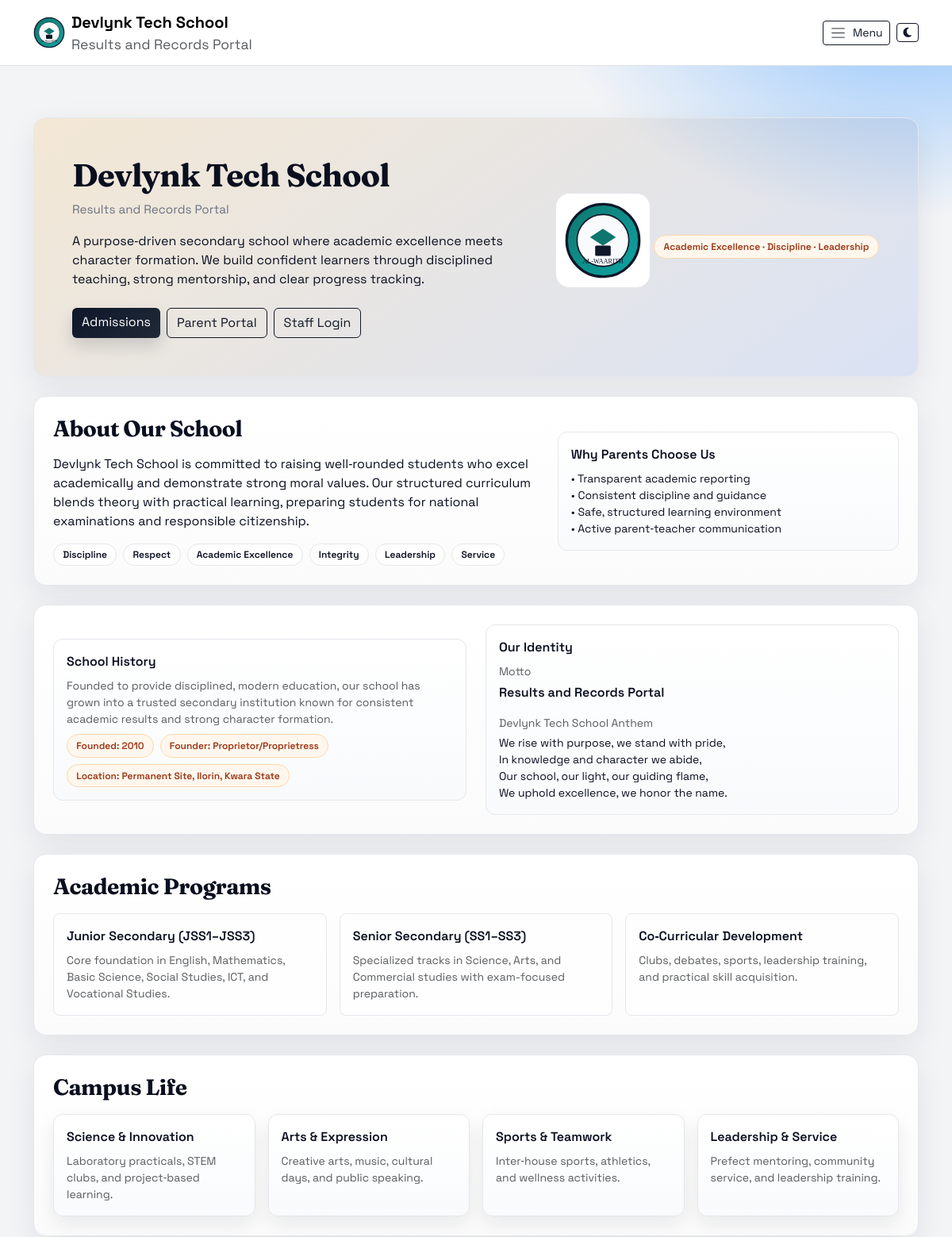
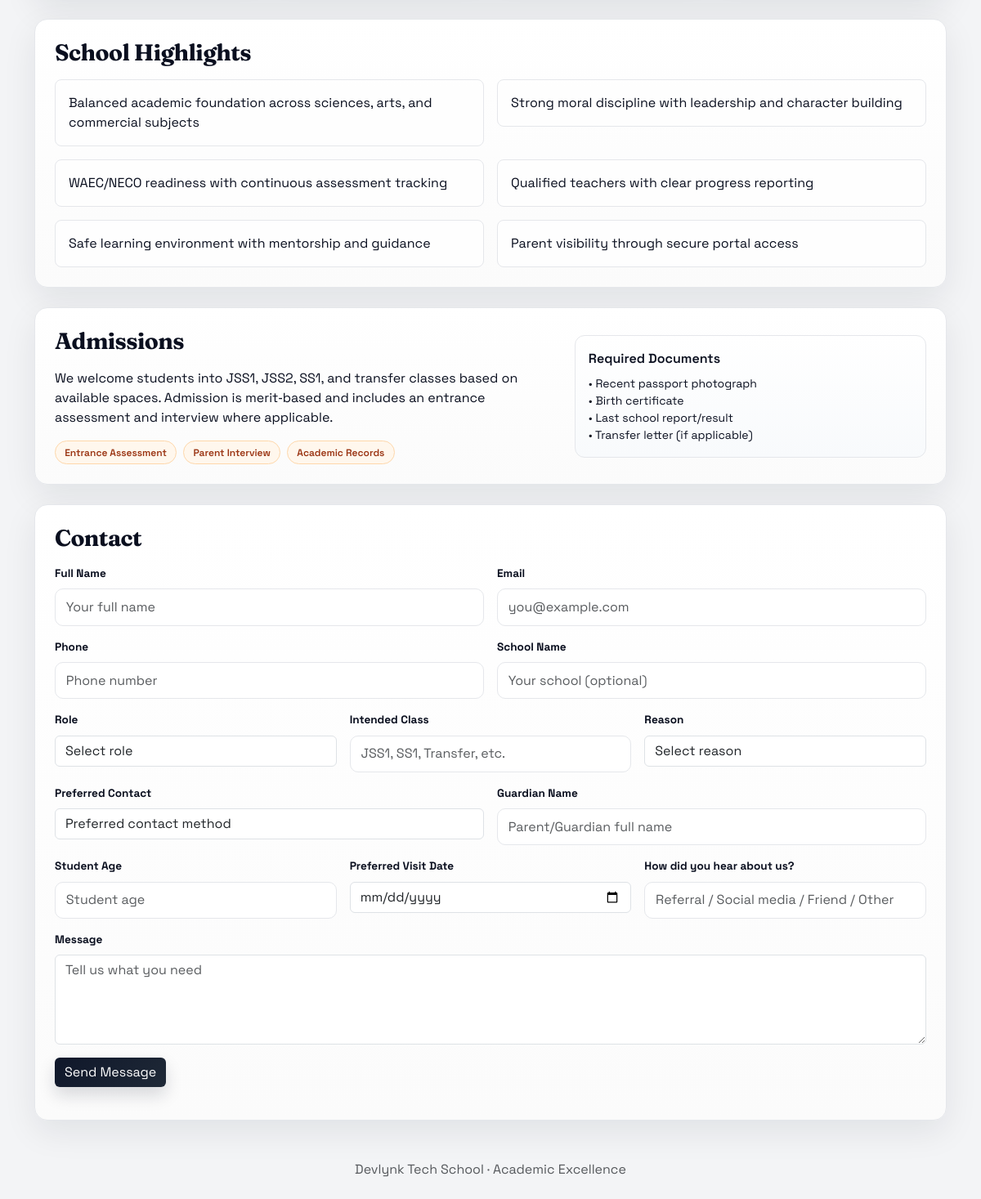
Screenshot of / (signed in) with the database file from the repository (2 pictures, top to bottom).
### accounts/models.py (models this page shows, shortened)
class SchoolBranding(models.Model):
    GRADING_TEMPLATE_CUSTOM = "custom"
    GRADING_TEMPLATE_WAEC = "waec"
    GRADING_TEMPLATE_STRICT = "strict"
    GRADING_TEMPLATE_CHOICES = (
        (GRADING_TEMPLATE_CUSTOM, "Custom"),
        (GRADING_TEMPLATE_WAEC, "WAEC Standard"),
        (GRADING_TEMPLATE_STRICT, "Strict Senior"),
    )
    REPORT_STYLE_CLASSIC = "classic"
    REPORT_STYLE_COMPACT = "compact"
    REPORT_STYLE_CHOICES = (
        (REPORT_STYLE_CLASSIC, "Classic"),
        (REPORT_STYLE_COMPACT, "Compact"),
    )
    PRINT_DENSITY_STANDARD = "standard"
    PRINT_DENSITY_DENSE = "dense"
    PRINT_DENSITY_CHOICES = (
        (PRINT_DENSITY_STANDARD, "Standard"),
        (PRINT_DENSITY_DENSE, "High Density"),
    )
    id = models.AutoField(primary_key=True)
    school_name = models.CharField(max_length=150, default="Al-Waarith Model College")
    school_motto = models.CharField(max_length=200, default="Results and Records Portal")
    school_logo = models.FileField(upload_to="branding/", blank=True, null=True)
    principal_signature_name = models.CharField(max_length=120, default="Principal")
    class_teacher_signature_name = models.CharField(max_length=120, default="Class Teacher")
    principal_signature_file = models.FileField(
        upload_to="branding/signatures/", blank=True, null=True
    )
    class_teacher_signature_file = models.FileField(
        upload_to="branding/signatures/", blank=True, null=True
    )
    grading_template = models.CharField(
        max_length=16, choices=GRADING_TEMPLATE_CHOICES, default=GRADING_TEMPLATE_CUSTOM
    )
    report_template_style = models.CharField(
        max_length=16, choices=REPORT_STYLE_CHOICES, default=REPORT_STYLE_CLASSIC
    )
    report_print_density = models.CharField(
        max_length=16, choices=PRINT_DENSITY_CHOICES, default=PRINT_DENSITY_STANDARD
    )
    result_footer_note = models.CharField(max_length=160, blank=True)
    grade_a_min = models.PositiveSmallIntegerField(default=70)
    grade_b_min = models.PositiveSmallIntegerField(default=60)
    grade_c_min = models.PositiveSmallIntegerField(default=50)
    grade_d_min = models.PositiveSmallIntegerField(default=45)
    pass_mark = models.PositiveSmallIntegerField(default=45)
    promotion_min_attendance_rate = models.FloatField(default=75.0)
    promotion_min_behavior_average = models.FloatField(default=2.5)
    promotion_require_non_cognitive = models.BooleanField(default=True)
    updated_at = models.DateTimeField(auto_now=True)
    class Meta:
        verbose_name = "School Branding"
        verbose_name_plural = "School Branding"
    @classmethod
    def get_solo(cls):
        obj = cls.objects.order_by("id").first()
        if obj:
            return obj
        return cls.objects.create()

### accounts/views.py (the view)
# urls.py: path("", landing_page, name="landing"),
def landing_page(request):
    brand = SchoolBranding.get_solo()
    contact_form = ContactMessageForm(request.POST or None)
    if request.method == "POST":
        if contact_form.is_valid():
            contact_form.save()
            messages.success(request, "Message sent. Our team will contact you shortly.")
            return redirect(f"{reverse('accounts:landing')}#contact")
        messages.error(request, "Please correct the contact form errors.")
    highlights = [
        "Balanced academic foundation across sciences, arts, and commercial subjects",
        "Strong moral discipline with leadership and character building",
        "WAEC/NECO readiness with continuous assessment tracking",
        "Qualified teachers with clear progress reporting",
        "Safe learning environment with mentorship and guidance",
        "Parent visibility through secure portal access",
    ]
    programs = [
        {
            "title": "Junior Secondary (JSS1–JSS3)",
            "desc": "Core foundation in English, Mathematics, Basic Science, Social Studies, ICT, and Vocational Studies.",
        },
        {
            "title": "Senior Secondary (SS1–SS3)",
            "desc": "Specialized tracks in Science, Arts, and Commercial studies with exam-focused preparation.",
        },
        {
            "title": "Co‑Curricular Development",
            "desc": "Clubs, debates, sports, leadership training, and practical skill acquisition.",
        },
    ]
    core_values = [
        "Discipline",
        "Respect",
        "Academic Excellence",
        "Integrity",
        "Leadership",
        "Service",
    ]
    gallery = [
        {
            "title": "Science & Innovation",
            "desc": "Laboratory practicals, STEM clubs, and project‑based learning.",
        },
        {
            "title": "Arts & Expression",
            "desc": "Creative arts, music, cultural days, and public speaking.",
        },
        {
            "title": "Sports & Teamwork",
            "desc": "Inter‑house sports, athletics, and wellness activities.",
        },
        {
            "title": "Leadership & Service",
            "desc": "Prefect mentoring, community service, and leadership training.",
        },
    ]
    history = {
        "year_founded": "2010",
        "founder": "Proprietor/Proprietress",
        "address": "Permanent Site, Ilorin, Kwara State",
        "message": (
            "Founded to provide disciplined, modern education, our school has grown into a trusted "
            "secondary institution known for consistent academic results and strong character formation."
        ),
    }
    anthem = {
        "title": f"{brand.school_name if brand else 'School'} Anthem",
        "lines": [
            "We rise with purpose, we stand with pride,",
            "In knowledge and character we abide,",
            "Our school, our light, our guiding flame,",
            "We uphold excellence, we honor the name.",
        ],
        "motto": brand.school_motto if brand else "Results and Records Portal",
    }
    return render(
        request,
        "accounts/landing.html",
        {
            "contact_form": contact_form,
            "highlights": highlights,
            "programs": programs,
            "core_values": core_values,
            "gallery": gallery,
            "history": history,
            "anthem": anthem,
            "brand": brand,
        },
    )

### templates/accounts/landing.html (shortened to what this page needs)
{% extends "base.html" %}
{% load static %}
{% block content %}
<section class="waec-card p-4 p-lg-5 mb-4 landing-hero">
  <div class="row align-items-center g-4">
    <div class="col-lg-7">
      <h1 class="waec-title display-6 mb-2">{{ brand.school_name|default:school_name_display }}</h1>
      <p class="waec-subtitle mb-3">{{ brand.school_motto|default:school_motto_display }}</p>
      <p class="mb-4">
        A purpose‑driven secondary school where academic excellence meets character formation.
        We build confident learners through disciplined teaching, strong mentorship, and clear progress tracking.
      </p>
      <div class="d-flex flex-wrap gap-2">
        <a href="#admissions" class="btn btn-dark">Admissions</a>
        <a href="{% url 'results:parent_login' %}" class="btn btn-outline-dark">Parent Portal</a>
        <a href="{% url 'accounts:teacher_login' %}" class="btn btn-outline-dark">Staff Login</a>
      </div>
    </div>
    <div class="col-lg-5 text-center">
      <img src="{{ school_logo_url }}" alt="School Logo" class="landing-logo mb-3">
      <div class="badge-pill d-inline-block">Academic Excellence · Discipline · Leadership</div>
    </div>
  </div>
</section>
<section class="waec-card p-4 mb-4" id="about">
  <div class="row g-4 align-items-center">
    <div class="col-lg-7">
      <h3 class="waec-title mb-3">About Our School</h3>
      <p class="mb-3">
        {{ brand.school_name|default:school_name_display }} is committed to raising well‑rounded students who excel
        academically and demonstrate strong moral values. Our structured curriculum blends theory with practical
        learning, preparing students for national examinations and responsible citizenship.
      </p>
      <div class="d-flex flex-wrap gap-2">
        {% for value in core_values %}
        <span class="value-pill">{{ value }}</span>
        {% endfor %}
      </div>
    </div>
    <div class="col-lg-5">
      <div class="landing-card p-3">
        <div class="fw-semibold mb-2">Why Parents Choose Us</div>
        <ul class="list-unstyled mb-0 small">
          <li>• Transparent academic reporting</li>
          <li>• Consistent discipline and guidance</li>
          <li>• Safe, structured learning environment</li>
          <li>• Active parent‑teacher communication</li>
        </ul>
      </div>
    </div>
  </div>
</section>
<section class="waec-card p-4 mb-4" id="history">
  <div class="row g-4 align-items-center">
    <div class="col-lg-6">
      <div class="landing-card p-3">
        <div class="fw-semibold mb-2">School History</div>
        <div class="small text-muted mb-2">{{ history.message }}</div>
        <div class="d-flex flex-wrap gap-2">
          <span class="badge-pill">Founded: {{ history.year_founded }}</span>
          <span class="badge-pill">Founder: {{ history.founder }}</span>
          <span class="badge-pill">Location: {{ history.address }}</span>
        </div>
      </div>
    </div>
    <div class="col-lg-6">
      <div class="landing-card p-3">
        <div class="fw-semibold mb-2">Our Identity</div>
        <div class="small text-muted mb-1">Motto</div>
        <div class="fw-semibold">{{ anthem.motto }}</div>
        <div class="small text-muted mt-3 mb-1">{{ anthem.title }}</div>
        <div class="small">
          {% for line in anthem.lines %}
            <div>{{ line }}</div>
          {% endfor %}
        </div>
      </div>
    </div>
  </div>
</section>
<section class="waec-card p-4 mb-4" id="programs">
  <h3 class="waec-title mb-3">Academic Programs</h3>
  <div class="row g-3">
    {% for item in programs %}
    <div class="col-md-4">
      <div class="feature-item p-3 rounded-3 h-100">
        <div class="fw-semibold mb-2">{{ item.title }}</div>
        <div class="text-muted small">{{ item.desc }}</div>
      </div>
    </div>
    {% endfor %}
  </div>
</section>
<section class="waec-card p-4 mb-4" id="gallery">
  <h3 class="waec-title mb-3">Campus Life</h3>
  <div class="row g-3">
    {% for item in gallery %}
    <div class="col-md-3">
      <div class="gallery-card p-3 h-100">
        <div class="fw-semibold mb-2">{{ item.title }}</div>
        <div class="text-muted small">{{ item.desc }}</div>
      </div>
    </div>
    {% endfor %}
  </div>
</section>
<section class="waec-card p-4 mb-4" id="highlights">
  <h3 class="waec-title mb-3">School Highlights</h3>
  <div class="row g-3">
    {% for item in highlights %}
    <div class="col-md-6">
      <div class="feature-item p-3 rounded-3">{{ item }}</div>
    </div>
    {% endfor %}
  </div>
</section>
<section class="waec-card p-4 mb-4" id="admissions">
  <div class="row g-4 align-items-center">
    <div class="col-lg-7">
      <h3 class="waec-title mb-3">Admissions</h3>
      <p class="mb-3">
        We welcome students into JSS1, JSS2, SS1, and transfer classes based on available spaces.
        Admission is merit‑based and includes an entrance assessment and interview where applicable.
      </p>
      <div class="d-flex flex-wrap gap-2">
        <span class="badge-pill">Entrance Assessment</span>
        <span class="badge-pill">Parent Interview</span>
        <span class="badge-pill">Academic Records</span>
      </div>
    </div>
    <div class="col-lg-5">
      <div class="landing-card p-3">
        <div class="fw-semibold mb-2">Required Documents</div>
        <ul class="list-unstyled mb-0 small">
          <li>• Recent passport photograph</li>
          <li>• Birth certificate</li>
          <li>• Last school report/result</li>
          <li>• Transfer letter (if applicable)</li>
        </ul>
      </div>
    </div>
  </div>
</section>
<section class="waec-card p-4" id="contact">
  <h3 class="waec-title mb-3">Contact</h3>
  <form method="post" class="row g-3">
    <div class="col-md-6">
      <label class="form-label">Full Name</label>
      {{ contact_form.full_name }}
    </div>
    <div class="col-md-6">
      <label class="form-label">Email</label>
      {{ contact_form.email }}
    </div>
    <div class="col-md-6">
      <label class="form-label">Phone</label>
      {{ contact_form.phone }}
    </div>
    <div class="col-md-6">
      <label class="form-label">School Name</label>
      {{ contact_form.school_name }}
    </div>
    <div class="col-md-4">
      <label class="form-label">Role</label>
      {{ contact_form.role }}
    </div>
    <div class="col-md-4">
      <label class="form-label">Intended Class</label>
      {{ contact_form.intended_class }}
    </div>
    <div class="col-md-4">
      <label class="form-label">Reason</label>
      {{ contact_form.reason }}
    </div>
    <div class="col-md-6">
      <label class="form-label">Preferred Contact</label>
      {{ contact_form.preferred_contact }}
    </div>
    <div class="col-md-6">
      <label class="form-label">Guardian Name</label>
      {{ contact_form.guardian_name }}
    </div>
    <div class="col-md-4">
      <label class="form-label">Student Age</label>
      {{ contact_form.student_age }}
    </div>
    <div class="col-md-4">
      <label class="form-label">Preferred Visit Date</label>
      {{ contact_form.preferred_visit_date }}
    </div>
    <div class="col-md-4">
      <label class="form-label">How did you hear about us?</label>
      {{ contact_form.referral_source }}
    </div>
    <div class="col-12">
      <label class="form-label">Message</label>
      {{ contact_form.message }}
    </div>
    <div class="col-12">
      <button class="btn btn-dark">Send Message</button>
    </div>
  </form>
</section>
{% endblock %}

### templates/base.html (shortened to what this page needs)
﻿{% load static %}
<!DOCTYPE html>
<html lang="en">
<head>
    <link href="https://cdn.jsdelivr.net/npm/bootstrap@5.3.2/dist/css/bootstrap.min.css" rel="stylesheet">
    <link rel="stylesheet" href="https://cdnjs.cloudflare.com/ajax/libs/font-awesome/6.5.1/css/all.min.css">
    <link href="{% static 'css/app.css' %}" rel="stylesheet">
    {% if page_css_path %}
    <link href="{% static page_css_path %}" rel="stylesheet">
    {% endif %}
</head>
<body>
<nav class="navbar navbar-expand-lg navbar-light bg-white border-bottom fixed-top">
  <div class="container">
    <a class="navbar-brand d-flex align-items-center gap-2" href="{% url 'home' %}">
      <img src="{{ school_logo_url }}" alt="School Badge" width="40" height="40">
      <div>
        <div class="fw-bold">{{ school_name_display }}</div>
        <div class="text-muted small">{{ school_motto_display }}</div>
      </div>
    </a>
    <div class="d-flex align-items-center gap-2 ms-auto">
      <button class="btn btn-outline-dark btn-sm d-inline-flex align-items-center gap-2" type="button" data-bs-toggle="offcanvas" data-bs-target="#sideNav" aria-controls="sideNav">
        <span class="navbar-toggler-icon"></span>
        <span class="d-none d-md-inline">Menu</span>
      </button>
      <button class="btn btn-outline-dark btn-sm d-inline-flex align-items-center gap-2" type="button" id="themeToggle" aria-label="Toggle theme">
        <i class="fa-solid fa-moon" id="themeToggleIcon"></i>
      </button>
    </div>
  </div>
</nav>
<main class="container py-4 page-content">
    {% block content %}{% endblock %}
</main>
<footer class="text-center text-muted py-4">
    {{ school_name_display }} · Academic Excellence
</footer>
</body>
</html>

### rows the page displays
SchoolBranding: school_name "Devlynk Tech School", school_motto "Results and Records Portal", motto "Results and Records Portal"

### other values shown
{{ value }} "Discipline" "Respect" "Academic Excellence" "Integrity" "Leadership" "Service"
{{ history.message }} "Founded to provide disciplined, modern education, our school has grown into a trusted secondary institution known for consistent academic results and strong character formation."
{{ history.year_founded }} "2010"
{{ history.founder }} "Proprietor/Proprietress"
{{ history.address }} "Permanent Site, Ilorin, Kwara State"
{{ anthem.title }} "Devlynk Tech School Anthem"
{{ line }} "We rise with purpose, we stand with pride," "In knowledge and character we abide," "Our school, our light, our guiding flame," "We uphold excellence, we honor the name."
{{ item.title }} "Junior Secondary (JSS1–JSS3)" "Senior Secondary (SS1–SS3)" "Co‑Curricular Development"
{{ item.desc }} "Core foundation in English, Mathematics, Basic Science, Social Studies, ICT, and Vocational Studies." "Specialized tracks in Science, Arts, and Commercial studies with exam-focused preparation." "Clubs, debates, sports, leadership training, and practical skill acquisition."
{{ item.title }} "Science & Innovation" "Arts & Expression" "Sports & Teamwork" "Leadership & Service"
{{ item.desc }} "Laboratory practicals, STEM clubs, and project‑based learning." "Creative arts, music, cultural days, and public speaking." "Inter‑house sports, athletics, and wellness activities." "Prefect mentoring, community service, and leadership training."
{{ item }} "Balanced academic foundation across sciences, arts, and commercial subjects" "Strong moral discipline with leadership and character building" "WAEC/NECO readiness with continuous assessment tracking" "Qualified teachers with clear progress reporting" "Safe learning environment with mentorship and guidance" "Parent visibility through secure portal access"
